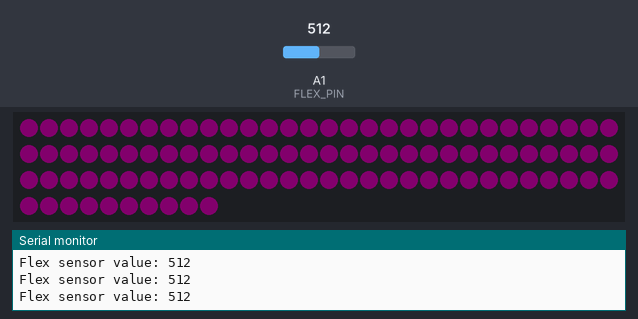
Simulated run of this sketch. Board: Arduino Uno, built with avr-gcc and run on an emulated ATmega328P. Parts: 100 RGB LEDs in strip order, left to right, continuing on the next row, the last lines printed to the serial monitor. The inputs (shaded band) are chosen by the test bench; at power-on: A1 (FLEX_PIN) = 512. Dim RGB values are drawn brighter than linear.

Above: at 1.3 s.
1.4 s: A1 (FLEX_PIN) set to 418
3.0 s: A1 (FLEX_PIN) set to 392
4.5 s: A1 (FLEX_PIN) set to 299
6.0 s: A1 (FLEX_PIN) set to 275
7.5 s: A1 (FLEX_PIN) set to 125
9.0 s: A1 (FLEX_PIN) set to 109
At 9.4 s:
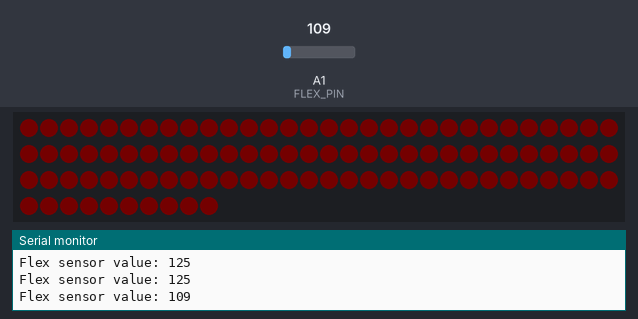
Timing chart, 0 to 11.5 s (numbered marks = the images above; inputs shaded):
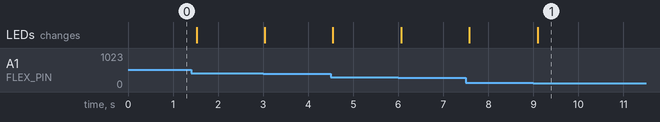

Measured:
- the behaviour switches between 119 and 118 on A1 (FLEX_PIN) (found by bisection; images 0 and 1)
- after the input at 9.0 s, the LEDs: change after 0.09 s (image 1)

The sketch:

Hug_Fields_v0.5.ino
```cpp
// COVID was hard, we missed a lot of hugs
// Hugfields is a project that uses a flex sensor.
// When the person is squeezed, they light-up.
// The longer and harder the hug, the brighter it gets.
// Additional Easter Eggs can be found on them in person.
// Enjoy.

#include <FastLED.h>
#define LED_PIN 13
#define NUM_LEDS 100
#define FLEX_PIN 15
#define BRIGHTNESS_MAX 100
#define BRIGHTNESS_MIN 5

CRGB leds[NUM_LEDS];

void setup() {
  FastLED.addLeds<WS2812, LED_PIN, GRB>(leds, NUM_LEDS);
  pinMode(FLEX_PIN, INPUT);
  Serial.begin(115200);
}

void loop() {
  int flexValue = analogRead(FLEX_PIN);
  Serial.println("Flex sensor value: " + String(flexValue));
  int brightness = map(flexValue, 0, 1023, BRIGHTNESS_MIN, BRIGHTNESS_MAX);
  for (int i = 0; i < NUM_LEDS; i++) {
    leds[i] = CHSV(210, 255, brightness);
  }
  FastLED.show();
  delay(500);
}
```
